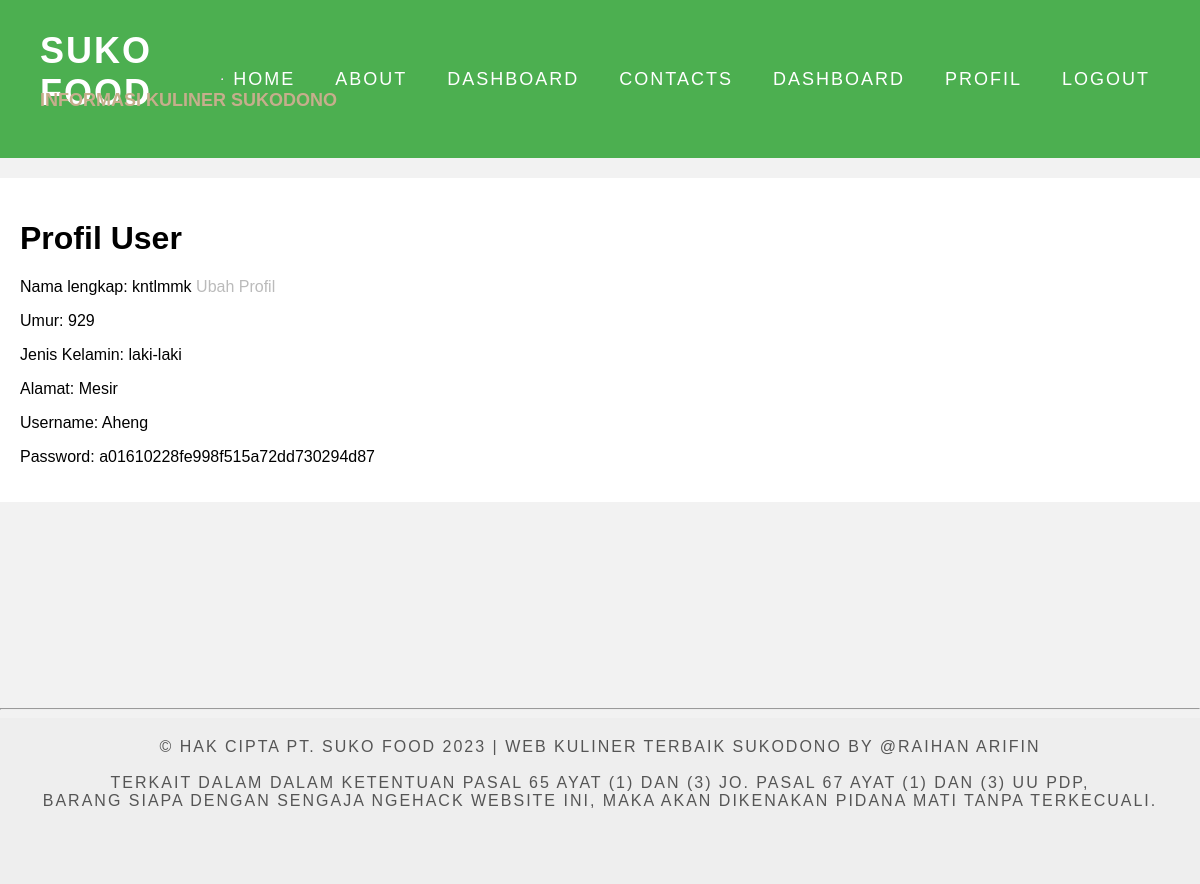
/index.php?page=profil (signed in), run on the app's committed database.
### tables this page shows
CREATE TABLE `users` (
  `id_user` int(11) NOT NULL,
  `nama` varchar(255) NOT NULL,
  `username` varchar(100) NOT NULL,
  `password` varchar(100) NOT NULL,
  `umur` int(11) NOT NULL,
  `jenis_kel` varchar(20) NOT NULL,
  `alamat` varchar(255) NOT NULL
);

### profil.php (the view, shortened to what this page needs)
<?php
$servername = "localhost";
$username = "root";
$password = "";
$dbname = "kuliner_sukodono";
$conn = new mysqli($servername, $username, $password, $dbname);
$username = $_SESSION['username'];
$sql = "SELECT * FROM users WHERE username='$username'";
$result = $conn->query($sql);
if ($result->num_rows > 0) {
  $user = $result->fetch_assoc();
  ?>
<!DOCTYPE html>
<html>
<head>
</head>
<body>
  <div class="container">
    <div class="login">
      <h1>Profil User</h1>
      <p>Nama lengkap: <?php echo $user['nama']; ?><a href="editprofil.php?id=<?php echo $user['id_user']; ?>" class="edit">  Ubah Profil</a></p>
      <p>Umur: <?php echo $user['umur']; ?></p>
      <p>Jenis Kelamin: <?php echo $user['jenis_kel']; ?></p>
      <p>Alamat: <?php echo $user['alamat']; ?></p>
      <p>Username: <?php echo $user['username']; ?></p>
      <p>Password: <?php echo $user['password']; ?></p>
    </div>
  </div>
</body>
</html>
  <?php
} else {
  header('Location: login.php');
  exit();
}
?>

### iicss.css (style rules this page uses)
body { font-family: 'Montserrat', sans-serif; background-color: #f2f2f2; margin: 0px; padding: 0px; }

### profil.php (style rules this page uses)
.edit { color: #bbb; text-decoration: none; font-size: 16px; }

### data on the page
users: nama "kntlmmk", umur "929", jenis_kel "laki-laki", alamat "Mesir", username "Aheng", password "a01610228fe998f515a72dd730294d87"
